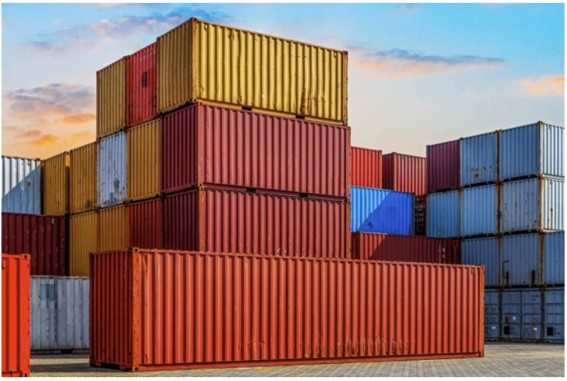
#> input picture images/foto11.jpg, 567 x 381 px
$ jupyter execute container-1.ipynb
#> lines starting #> are read from the running program, lines starting #| are printed output that depends on the picture; after the words box and inside, x2 and y2 are one past the last pixel; in counts of white or black regions, pixels touching at a corner belong together
# Container Segmentation by Color Image Segmentation

Whenever we see images, it is composed of various elements and objects. In some
circumstance, there might come a time that you would want to extract a certain
object from the image. What would you do? Ah, I know. The first thing you will
think of is to crop it, right? Well, that would somehow work. But there are
irrelevant pixels that would be included, and I know for sure you do not want
that. What if I tell you that we can obtain objects of interest using image
processing techniques?

Welcome to Image segmentation using Python.

## Image Segmentation

It is the process of dividing an image into its constituent parts or objects.
Common techniques include edge detection, boundary detection, thresholding,
region based segmentation, among others. For this work, let us focus on
segmenting our images using Color Image Segmentation through the HSV color
space. Later, we'll use region based segmentation.

But before we do that, install the following libraries, and follow along.

[cell 1]
from skimage.io import imread, imshow
import matplotlib.pyplot as plt

container = imread('images/foto11.jpg')
#> container is the input picture: shape (381, 567, 3); mean R, G, B 143.4, 111.2, 106.8
plt.imshow(container)
plt.title('Normal Image')
plt.show()

### Simple Linear Iterative Clustering

 This filter creates superpixels based on k-means clustering.

Superpixels are small cluster of pixels that share similar properties.
Superpixels simplifies images with a great number of pixels making them more
easy to be treated in many domains (computer vision, pattern recognition and
machine intelligence). GIMP's aim is more humble: create a posterization effect.

k-means clustering is one of the most used algorithms to create superpixels.
Superpixel color is the mean of pixels color in the corresponding region.

[cell 2]
# Importing required libraries
from skimage.segmentation import slic, mark_boundaries
from skimage.data import astronaut
from skimage.color import rgb2hsv, rgb2gray, label2rgb
from skimage import data, img_as_float


# We need to have the image as float
container = img_as_float(container)

# Applying Simple Linear Iterative
# Clustering on the image
# - 50 segments & compactness = 10
container_segments = slic(container,
                          n_segments=1000,
                          compactness=10,
                          start_label=1,sigma=1,
                          enforce_connectivity=True,
                          convert2lab=True)
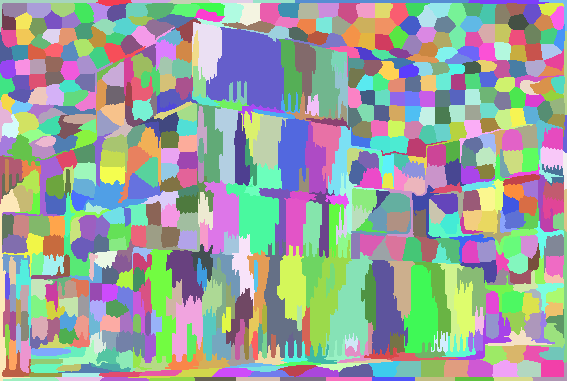
#> container_segments: shape (381, 567) int64; 666 distinct labels, from 1 to 666; one colour per label, 0 black

# Converts a label image into
# an RGB color image for visualizing
# the labeled regions.
label_container = label2rgb(container_segments,
                            container,
                            kind = 'avg',
                            bg_label=1)
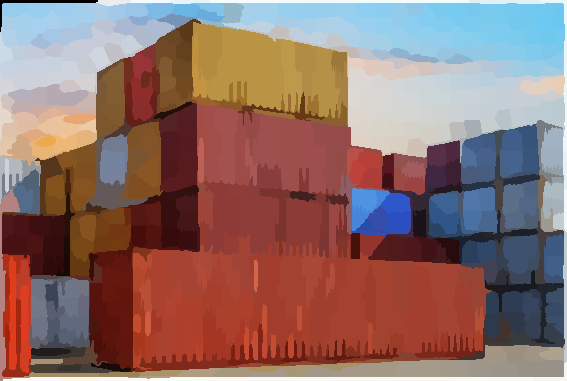
#> label_container: shape (381, 567, 3) float64; mean R, G, B 0.561, 0.435, 0.417


boundaries_container= mark_boundaries(container,
                                      container_segments,
                                      mode='thick')
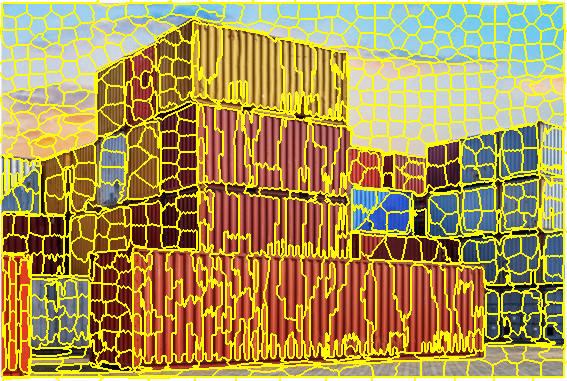
#> boundaries_container: shape (381, 567, 3) float64; mean R, G, B 0.683, 0.591, 0.313

fig, ax = plt.subplots(1, 3, figsize=(15,5))
ax[0].imshow(container)
ax[0].set_title('Normal')
ax[1].imshow(label_container)
ax[1].set_title('Label image')
ax[2].imshow(boundaries_container)
ax[2].set_title('Boundaries');

Our goal here is to segment container through the HSV color space. But how? As discussed in my previous articles, HSV stands for Hue, Saturation, and Value, and we shall be using information from this color space in segmenting the image later on.

But before the segmentation process, let us first convert the RGB image in HSV form through this code:

[cell 3]
container_hsv = rgb2hsv(label_container)
#> container_hsv: shape (381, 567, 3) float64; mean of channels 0, 1, 2 0.291, 0.481, 0.629

fig, ax = plt.subplots(1, 3, figsize=(15,5))
ax[0].imshow(container_hsv[:,:,0], cmap='gray')
ax[0].set_title('Hue')
ax[1].imshow(container_hsv[:,:,1], cmap='gray')
ax[1].set_title('Saturation')
ax[2].imshow(container_hsv[:,:,2], cmap='gray')
ax[2].set_title('Value');

Wonderful! We were successful in transforming the image. However, this is not
helpful to us just yet. We need to obtain the intensity values of each HSV
channel to help us in segmenting later. To do that, a colorbar is created
through implementing this code:

[cell 4]
fig, ax = plt.subplots(1, 3, figsize=(15, 5))

ax[0].imshow(container_hsv[:,:,0],cmap='hsv')
ax[0].set_title('hue')

ax[1].imshow(container_hsv[:,:,1],cmap='hsv')
ax[1].set_title('transparency')

ax[2].imshow(container_hsv[:,:,2],cmap='hsv')
ax[2].set_title('value')

fig.colorbar(imshow(container_hsv[:,:,0],cmap='hsv'))
fig.tight_layout()

Voila! See the colorbar at the right? We will refer to that in segmenting the
bags.

Let us start segmenting

Before implementing the code, let us first set up our thresholds for the masks:

  * Lower Mask (refer to the hue channel)
  * Upper Mask (refer to the hue channel)
  * Saturation Mask (refer to the transparency channel)

In choosing the thresholds, look at the color bar. For example, if we are
segmenting the blue bag. The lower and upper mask values that are appropriate
would be 0.6 and 0.7, respectively. So, in other words, it would only get the
blue pixel values and neglect the rest. After that, the saturation threshold is
decided. This is a bit tricky because you need to consider the colors that are
seen in the object. So, play around with the saturation threshold that would
return the best segmented image.

Now let us code!

Segmenting the blue container, we implement this code:

[cell 5]
# THIS CODE IS FOR TUNNING (VERY IMPORTANT)!!!!!!!!!!

import numpy as np

#refer to hue channel (in the colorbar)
lower_mask = container_hsv[:,:,0] > 0.1
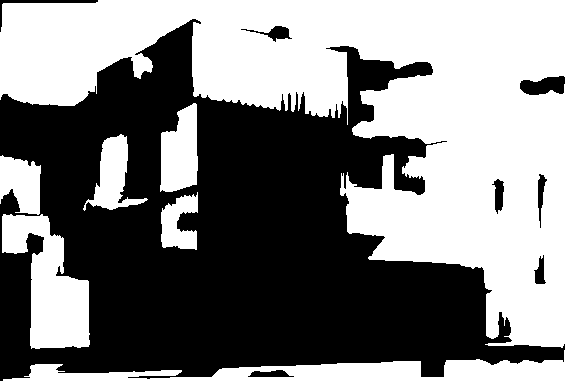
#> lower_mask: shape (381, 567) bool; 50.2% white; 8 black regions, largest, box (x1, y1, x2, y2) and area: (0, 19, 565, 381) 105474, (520, 76, 565, 95) 630, (0, 0, 98, 32) 346

#refer to hue channel (in the colorbar)
upper_mask = container_hsv[:,:,0] < 0.18
#> upper_mask: shape (381, 567) bool; 59.3% white; 6 black regions, box (x1, y1, x2, y2) and area: (0, 0, 567, 363) 73465, (2, 214, 90, 349) 6570, (160, 103, 198, 192) 2571, (83, 134, 148, 211) 2050, (0, 155, 41, 215) 1812, (161, 192, 198, 250) 1389

#refer to transparency channel (in the colorbar)
saturation_mask = container_hsv[:,:,1] > 0.57
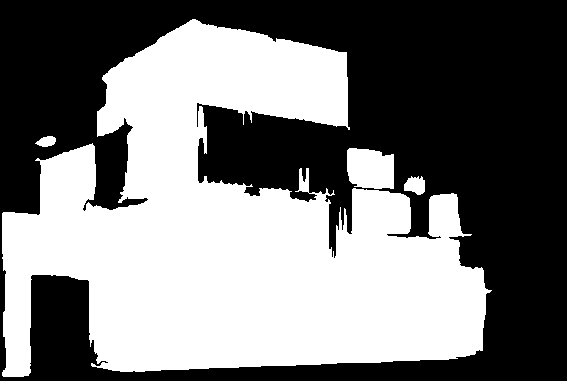
#> saturation_mask: shape (381, 567) bool; 47.5% white; 4 white regions, box (x1, y1, x2, y2) and area: (2, 19, 492, 377) 100449, (347, 148, 394, 189) 1690, (404, 176, 425, 195) 295, (35, 136, 56, 147) 160

mask = upper_mask*lower_mask*saturation_mask
#> mask: shape (381, 567) bool; 4.9% white; 1 white region, box (x1, y1, x2, y2) and area: (192, 22, 348, 125) 10680

red = container[:,:,0]*mask
green = container[:,:,1]*mask
blue = container[:,:,2]*mask
container_masked = np.dstack((red,green,blue))
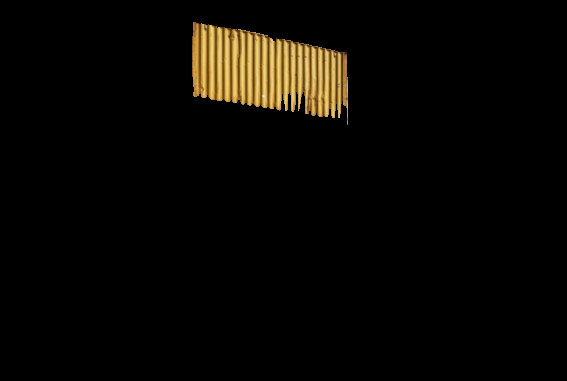
#> container_masked: shape (381, 567, 3) float64; mean R, G, B 0.0352, 0.0279, 0.0132
imshow(container_masked)

[cell 6]
from skimage import filters


# Setting plot size to 15, 15
plt.figure(figsize=(15, 15))

# To gray
gray_container_masked = rgb2gray(container_masked)

# Computing Otsu's thresholding value
threshold = filters.threshold_otsu(gray_container_masked)
#> threshold = 0.305

# Computing binarized values using the obtained
# thresold
container_bw = (gray_container_masked > threshold)*1
#> container_bw: shape (381, 567) int64; values 0 (black) and 1 (white), 4.4% white; 3 white regions, box (x1, y1, x2, y2) and area: (192, 22, 282, 111) 5961, (282, 39, 342, 118) 3393, (343, 52, 348, 125) 257
plt.subplot(2,2,1)
plt.title("Threshold: >"+str(threshold))
# Displaying the binarized image
plt.imshow(container_bw, cmap = "gray")

[cell 7]
from skimage import morphology

def multi_dil(im,num):
#> called with num = 20
  for i in range(num):
      im = morphology.binary_dilation(im)
#> im: shape (381, 567) bool; 9.6% white; 1 white region, box (x1, y1, x2, y2) and area: (172, 2, 368, 145) 20823
  return im

def multi_ero(im,num):
#> called with num = 20
  for i in range(num):
      im = morphology.binary_erosion(im)
#> this loop made 20 passes
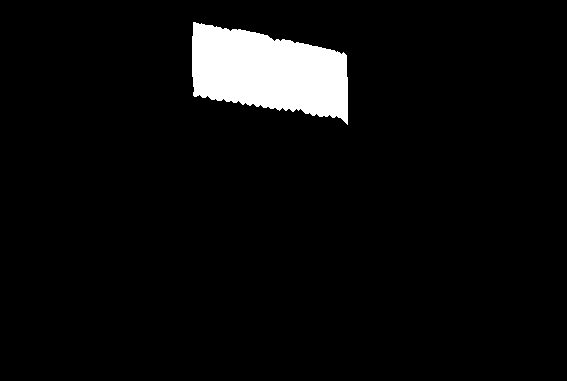
#> im: shape (381, 567) bool; 5.1% white; 1 white region, box (x1, y1, x2, y2) and area: (192, 22, 348, 125) 11003
  return im

[cell 8]
container_cleaned = multi_ero(multi_dil(container_bw,20),20)
plt.imshow(container_cleaned,cmap='gray')

[cell 9]
from skimage.segmentation import clear_border

# remove artifacts connected to image border
container_cleaned = clear_border(container_cleaned)
plt.imshow(container_cleaned,cmap='gray')

[cell 10]
from skimage.measure import label, regionprops

clabel_im = label(container_cleaned)
#> clabel_im: shape (381, 567) int32; values 0 (black) and 1 (white), 5.1% white; 1 white region
imshow(clabel_im*255.0)
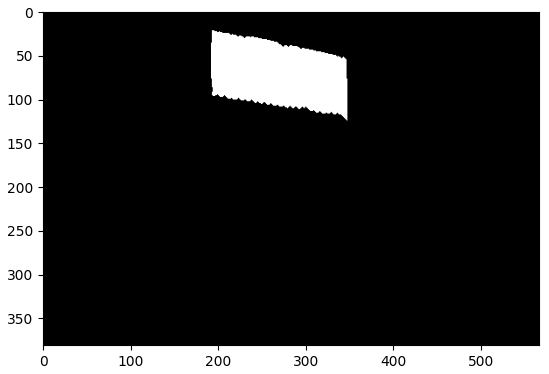
#> figure drawn by matplotlib, 1 panel

## Connected Components

Instead, we take a look at connected components as the focal point of interest in the analysis. An evident drawback of this approach is that it is heavily reliant on how clean the data is. Hence, the application of tweaking color spaces and the morphological operations would do the trick. See previous article about morphological operations if you're new to that term.

Before we can use the label and region_properties function of skimage of our
connected components, thorough image cleaning must be performed first. Below are
user-defined functions to do this:

We use this chain operation to clean the image:

Now that this is relatively clean, let us get the labels and properties of this image!

There are a lot of features that can be extracted from this labelled image. To mention a few we have:

Now, let’s use regionprops and look at the following properties:

  1. area
  2. perimeter
  3. bbox — bounding box dimensions
  4. bbox_area — area of bounding box
  5. centroid — coordinate of centroid
  6. convex_image — convex hull of the blob
  7. convex_area — area of the convex hull
  8. eccentricity — measure how it fits into an ellipse (0) for circles (how elongated is your object)
  9. major_axis_length — length of the major moment of the ellipse fitted
  10. minor_axis_length — length of the minor moment of the ellipse fitted

Let us try to take the area of the first object:

[cell 11]
props=regionprops(clabel_im)
#> props = 1 regions; box (x1, y1, x2, y2) and area: (192, 22, 348, 125) 11003

print(len(props))
#| 1

props[0].area #area (zero) 0th object in the image
props[0].bbox
#> Out = (22, 192, 125, 348)

[cell 12]
import matplotlib.patches as mpatches

# label image regions
label_container_regions = label(clabel_im)
# to make the background transparent, pass the value of `bg_label`,
# and leave `bg_color` as `None` and `kind` as `overlay`
container_label_overlay = label2rgb(label_container_regions,
                                    image=container,
                                    bg_label=0)
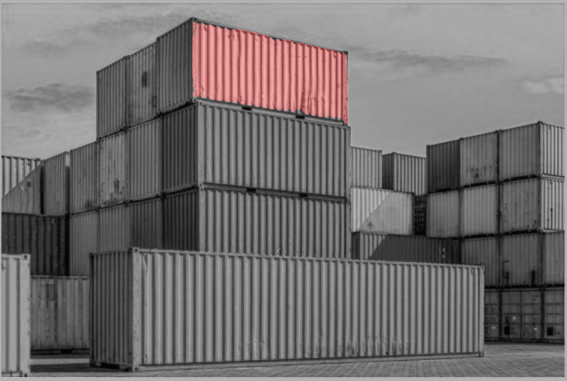
#> container_label_overlay: shape (381, 567, 3) float64; mean R, G, B 0.458, 0.443, 0.443

fig, ax = plt.subplots(figsize=(10, 6))
ax.imshow(container_label_overlay)

for region in regionprops(label_container_regions):
    # take regions with large enough areas
    if region.area >= 200:
        # draw rectangle around segmented object
        minr, minc, maxr, maxc = region.bbox
        rect = mpatches.Rectangle((minc, minr),
                                  maxc - minc,
                                  maxr - minr,
                                  fill=False,
                                  edgecolor='red',
                                  linewidth=2)
        ax.add_patch(rect)
#> this loop made 1 pass

ax.set_axis_off()
plt.tight_layout()
plt.show()
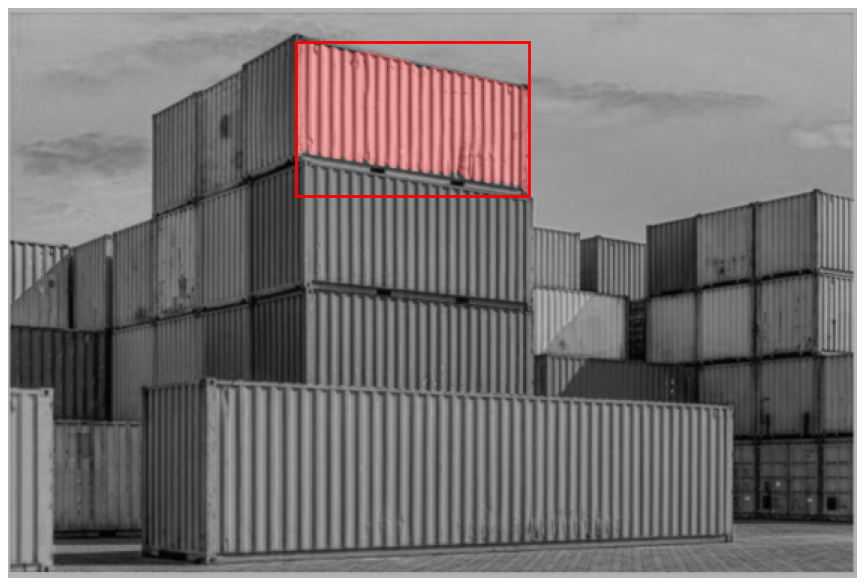
#> figure drawn by matplotlib, 1 panel
